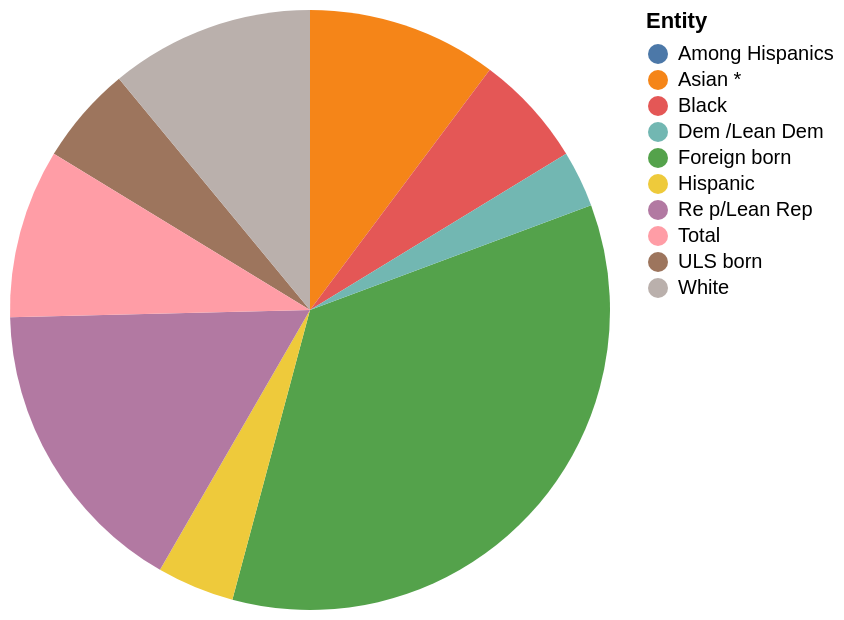

The Vega-Lite source for this figure:
### Vega-Lite specification from a JSON file in a GitHub repository (floating-point values rounded to 4 significant figures)
{"$schema": "https://vega.github.io/schema/vega-lite/v5.json", "description": "Pie chart auto-generated from CSV", "data": {"values": [{"Entity": "Foreign born", "Oppose": "92", "Favor": "0"}, {"Entity": "ULS born", "Oppose": "14", "Favor": "86"}, {"Entity": "Among Hispanics", "Oppose": "0", "Favor": "0"}, {"Entity": "Hispanic", "Oppose": "11", "Favor": "88"}, {"Entity": "Asian *", "Oppose": "27", "Favor": "72"}, {"Entity": "Black", "Oppose": "16", "Favor": "82"}, {"Entity": "White", "Oppose": "29", "Favor": "69"}, {"Entity": "Re p/Lean Rep", "Oppose": "43", "Favor": "54"}, {"Entity": "Dem /Lean Dem", "Oppose": "8", "Favor": "91"}, {"Entity": "Total", "Oppose": "24", "Favor": "74"}]}, "mark": "arc", "encoding": {"theta": {"field": "Oppose", "type": "quantitative"}, "color": {"field": "Entity", "type": "nominal"}}}
